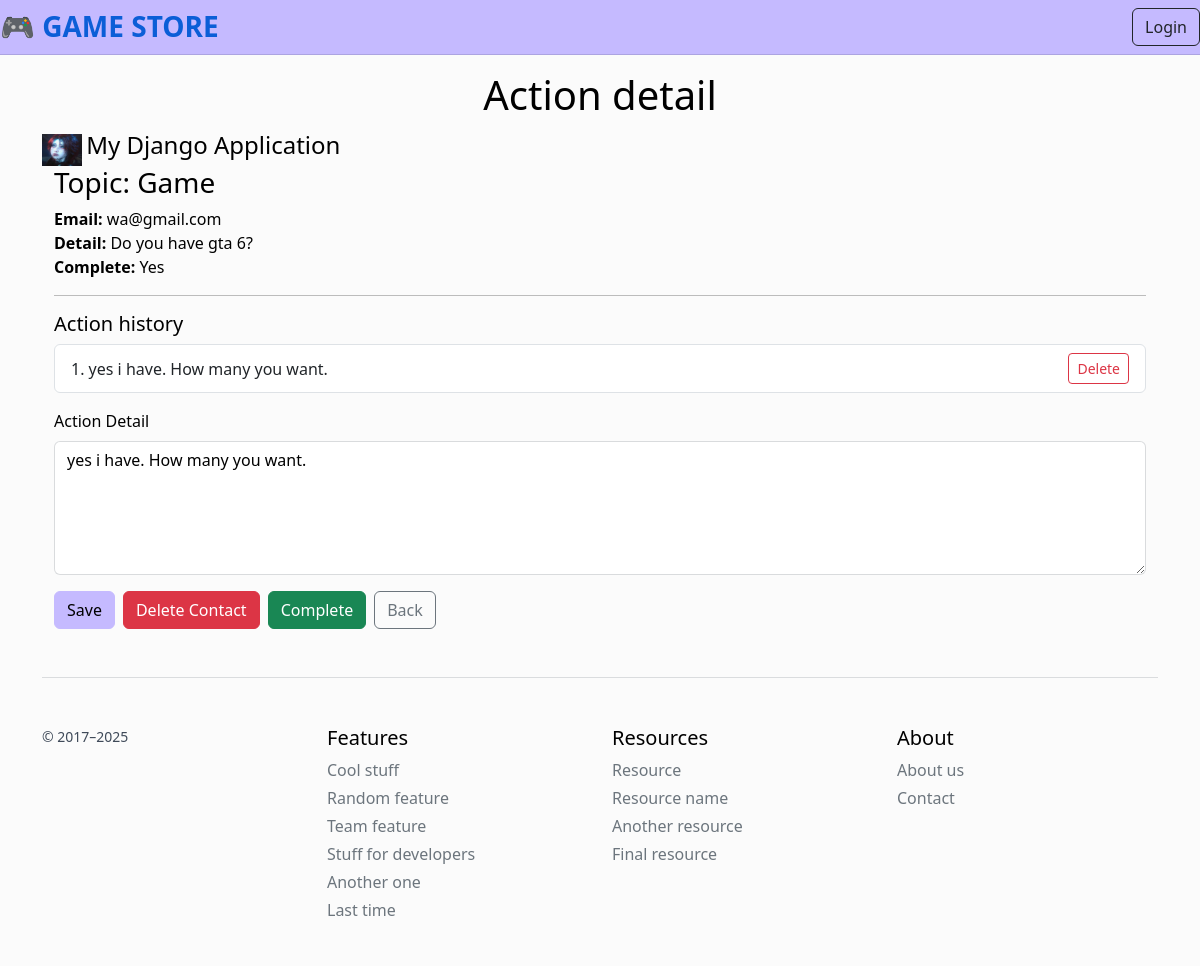
The app's page /action/5/ with its own data.
### myapp/models.py (models this page shows, shortened)
class Contact(models.Model):
    topic = models.CharField(max_length=200)
    email = models.EmailField()
    detail = models.TextField()
    complete = models.BooleanField(default=False)

class Action(models.Model):
    contact = models.ForeignKey(Contact, on_delete=models.CASCADE)
    actionDetail = models.TextField()

### myapp/views.py (the view, shortened to what this page needs)
# urls.py: path('action/<int:cid>/', actionPage, name='action-page'),
def actionPage(request, cid):
    contact = get_object_or_404(Contact, pk=cid)
    actions = Action.objects.filter(contact=contact).order_by('-id')
    context = {
        'contact': contact,
        'actions': actions,
        'last_action': actions.first() if actions.exists() else None,
    }
    return render(request, 'myapp/action.html', context)

### myapp/template/myapp/action.html (shortened to what this page needs)
{% extends 'myapp/base.html' %}
{% block myheader %}
<h1 class="text-center">Action detail</h1>
{% endblock myheader %}
{% block content %}
<div class="container">
  <h3>Topic: {{ contact.topic }}</h3>
  <p class="mb-2">
    <strong>Email:</strong> {{ contact.email }}<br>
    <strong>Detail:</strong> {{ contact.detail }}<br>
    <strong>Complete:</strong> {% if contact.complete %}Yes{% else %}No{% endif %}
  </p>
  <hr>
  <h5>Action history</h5>
  {% if actions %}
    <ul class="list-group mb-3">
      {% for a in actions %}
        <li class="list-group-item d-flex justify-content-between align-items-center">
          <span>{{ forloop.counter }}.&nbsp;{{ a.actionDetail }}</span>
          <form method="post" class="mb-0">
            <button type="submit" name="delete_action" class="btn btn-sm btn-outline-danger"
                    onclick="return confirm('Delete this action only?');">
              Delete
            </button>
          </form>
        </li>
      {% endfor %}
    </ul>
  {% else %}
    <p class="text-muted">No actions yet.</p>
  {% endif %}
  <form method="POST" class="mt-3">
    <div class="mb-3">
      <label for="actiondetail" class="form-label">Action Detail</label>
      <textarea id="actiondetail" name="actiondetail" class="form-control" rows="5">{% if last_action %}{{ last_action.actionDetail }}{% endif %}</textarea>
    </div>
    <div class="d-flex gap-2 flex-wrap">
      <button type="submit" name="save" class="btn btn-primary">Save</button>
      <button type="submit" name="delete_contact" class="btn btn-danger"
              onclick="return confirm('Delete this contact and ALL its actions?');">
        Delete Contact
      </button>
      <button type="submit" name="complete" class="btn btn-success">Complete</button>
      <a href="{% url 'showcontact-page' %}" class="btn btn-outline-secondary">Back</a>
    </div>
  </form>
</div>
{% endblock content %}

### myapp/template/myapp/base.html (style rules this page uses)
:root { --bg: #FBFBFB; --bg-elev: #E8F9FF; --card-bg: #FFFFFF; --text: #000000; --muted: #3f4a59; --accent: #C5BAFF; --accent-2: #C4D9FF; --border: rgba(31, 41, 55, .15); }
html, body { background-color: var(--bg); color: var(--text); }
a { color: #0b5ed7; }
.btn-primary { background-color: var(--accent); border-color: var(--accent); color: #000000; }
.form-label, label { color: var(--text) !important; }
.form-control, .form-select { background-color: #FFFFFF !important; color: #000000 !important; border-color: var(--border) !important; }
.form-control::placeholder { color: #6b7280; }

### records on screen
Contact: topic "Game", email "wa@gmail.com", detail "Do you have gta 6?"
Action: actionDetail "yes i have. How many you want.", actiondetail "yes i have. How many you want."
